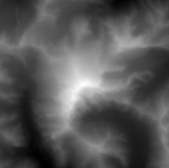
#> input picture data/resultados/tierra_Aconcagua.tif, 169 x 168 px
$ python demo_pipeline.py
#> lines starting #> are read from the running program, lines starting #| are printed output that depends on the picture
"""Demostración en vivo del pipeline de visión de Stay Vertical.

Corre el motor real (stayvertical/) sobre imágenes de prueba que ya están en el repositorio,
sin descargar nada, y muestra cada paso del procesamiento:

  0. Entrada        el sitio de referencia (recorte LOLA de 3 km a 80 m/px) y las imágenes de prueba (DEM terrestres a 80 m/px)
  1. Preproceso     relleno de huecos con la transformada de distancia y suavizado gaussiano
  2. Descriptores   pendiente (gradiente), curvatura (laplaciano) y rugosidad (residuo del plano local)
  3. Ventanas       ventana deslizante de 3 km con 50 % de solape → un vector de 8 rasgos por ventana
  4. Nivel 1        normalización mediana/IQR y distancia ponderada al sitio (vecino más cercano)
  5. Nivel 2        correlación cruzada normalizada (NCC) sin plano, probando 4 giros, solo en los finalistas
  6. Ranking        puntaje 0,5 × físico + 0,5 × forma, y supresión de no máximos

Uso (desde la raíz del repositorio):

  python presentacion/demo_pipeline.py                       # Malapert contra las 50 imágenes de prueba
  python presentacion/demo_pipeline.py --sitio haworth
  python presentacion/demo_pipeline.py --imagen data/resultados/tierra_Teide.tif   # una sola imagen
  python presentacion/demo_pipeline.py --control             # prueba de control: recortar, girar y volver a encontrar
  python presentacion/demo_pipeline.py --mostrar             # además abre cada figura en una ventana

Las figuras quedan en presentacion/salida/. Requiere numpy, scipy, matplotlib y tifffile.
"""

import argparse
import glob
import os
import sys
import time

import numpy as np

RAIZ = os.path.dirname(os.path.dirname(os.path.abspath(__file__)))
sys.path.insert(0, RAIZ)

import matplotlib                                                     # noqa: E402
if "--mostrar" not in sys.argv:
    matplotlib.use("Agg")
import matplotlib.pyplot as plt                                       # noqa: E402
import logging                                                        # noqa: E402
logging.getLogger("matplotlib.font_manager").setLevel(logging.ERROR)
from matplotlib.colors import LightSource                            # noqa: E402
from matplotlib.patches import Rectangle                             # noqa: E402
import tifffile                                                      # noqa: E402
from scipy import ndimage as ndi                                     # noqa: E402

from stayvertical.features import CARACTERISTICAS, _rellenar, mapas_pixel   # noqa: E402
from stayvertical.barrido import (Base, _sin_plano, _suavizar, correlacion_forma,  # noqa: E402
                                  parches_de_tesela, puntuar_sitio, sitio_desde_dem)

RES_M, TAM = 80.0, 38                     # 80 m por píxel; 38 px ≈ 3 km
SALIDA = os.path.join(RAIZ, "presentacion", "salida")

# Paleta de la presentación
NAVY, GOLD, INK, MUTED, CREAM = "#16203A", "#E8B13A", "#16203A", "#4A5470", "#FFFFFF"
plt.rcParams.update({
    "font.family": "sans-serif", "font.sans-serif": ["Arial", "Liberation Sans", "DejaVu Sans"],
    "font.size": 11, "axes.titlesize": 12, "axes.titleweight": "bold", "axes.titlecolor": INK,
    "axes.edgecolor": "#B7C2E0", "axes.labelcolor": MUTED, "xtick.color": MUTED, "ytick.color": MUTED,
    "figure.facecolor": CREAM, "axes.facecolor": CREAM, "savefig.facecolor": CREAM,
})
NOMBRES_CORTOS = ["pend. media", "pend. desv.", "pend. p90", "curv. media", "curv. p90",
                  "rug. mediana", "rug. p90", "rug. desv."]


# ----------------------------------------------------------------------------- utilidades

def paso(n, titulo):
    print(f"\n\033[1;33mPASO {n}\033[0m  {titulo}")


# [31 lines left out: functions relieve, mapa, guardar, not called in this run]


def nombre_imagen(ruta):
    return os.path.basename(ruta).replace("tierra_", "").replace(".tif", "")


def cargar_sitio(nombre):
    d = np.load(os.path.join(RAIZ, "data", "barrido", "recortes_luna.npz"))
    clave = f"sitio__{nombre}"
    if clave not in d:
        sitios = sorted(k.split("__")[1] for k in d if k.startswith("sitio__"))
        raise SystemExit(f"Sitio desconocido: {nombre}. Opciones: {', '.join(sitios)}")
    return d[clave].astype(float)


# ----------------------------------------------------------------------------- pasos

# [247 lines left out: functions paso_entrada, paso_preproceso, paso_descriptores, paso_ventanas, paso_nivel1, paso_nivel2 and 3 more, not called in this run]


# ----------------------------------------------------------------------------- main

def main():
    ap = argparse.ArgumentParser(description=__doc__, formatter_class=argparse.RawDescriptionHelpFormatter)
    ap.add_argument("--sitio", default="malapert", help="sitio lunar de referencia (por defecto malapert)")
    ap.add_argument("--imagen", action="append", help="DEM de prueba (.tif a 80 m/px); repetible. "
                                                      "Por defecto, las 50 de data/resultados/")
    ap.add_argument("--muestra", default="Teide", help="imagen que se usa para dibujar los pasos 2 y 3")
    ap.add_argument("--finalistas", type=int, default=150, help="ventanas que pasan del nivel 1 al nivel 2")
    ap.add_argument("--control", action="store_true", help="solo la prueba de control con una plantilla girada")
    ap.add_argument("--mostrar", action="store_true", help="abrir cada figura en una ventana")
    args = ap.parse_args()

    rutas = args.imagen or sorted(glob.glob(os.path.join(RAIZ, "data", "resultados", "tierra_*.tif")))
    imagenes = [(nombre_imagen(r), tifffile.imread(r).astype(float)) for r in rutas]
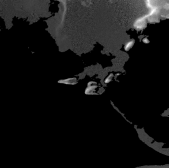
#> input picture data/resultados/tierra_Altiplano.tif, 169 x 168 px
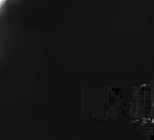
#> input picture data/resultados/tierra_Atacama.tif, 154 x 140 px
#> imagenes = 3 items
    if not imagenes:
        raise SystemExit("No hay imágenes de prueba.")

    print("\033[1mStay Vertical · demostración del pipeline de visión\033[0m")
    t0 = time.perf_counter()
    if args.control:
        prueba_control(imagenes, args.mostrar)
        return

    Hsitio = cargar_sitio(args.sitio)
    sitio = sitio_desde_dem(Hsitio, RES_M, TAM)
    nombres = [n for n, _ in imagenes]
    muestra = args.muestra if args.muestra in nombres else nombres[0]
    Hm = dict(imagenes)[muestra]

    paso_entrada(Hsitio, args.sitio, [(muestra, Hm)], len(imagenes), args.mostrar)
    paso_preproceso(args.mostrar)
    paso_descriptores(muestra, Hm, args.mostrar)
    X, centros, origen = paso_ventanas(imagenes, muestra, Hm, args.mostrar)
    base = Base(X)

    # [4 lines left out: function relieve_de, not called in this run]

    fin = min(args.finalistas, len(X))
    paso_nivel1(sitio, base, X, args.mostrar, fin)
    t = time.perf_counter()
    filas = puntuar_sitio(base, sitio, relieve_de, candidatos=fin)
    print(f"   (puntuar_sitio: {fin} correlaciones × 4 giros en {time.perf_counter() - t:.2f} s)")
    paso_nivel2(sitio, relieve_de, filas[0]["indice"], nombres[origen[filas[0]["indice"]]], args.mostrar)
    paso_ranking(sitio, args.sitio, filas, nombres, centros, origen, relieve_de, args.mostrar)
    print(f"\nTotal: {time.perf_counter() - t0:.1f} s")


if __name__ == "__main__":
#> (the run stopped early here; a loop or call above may not have finished)
